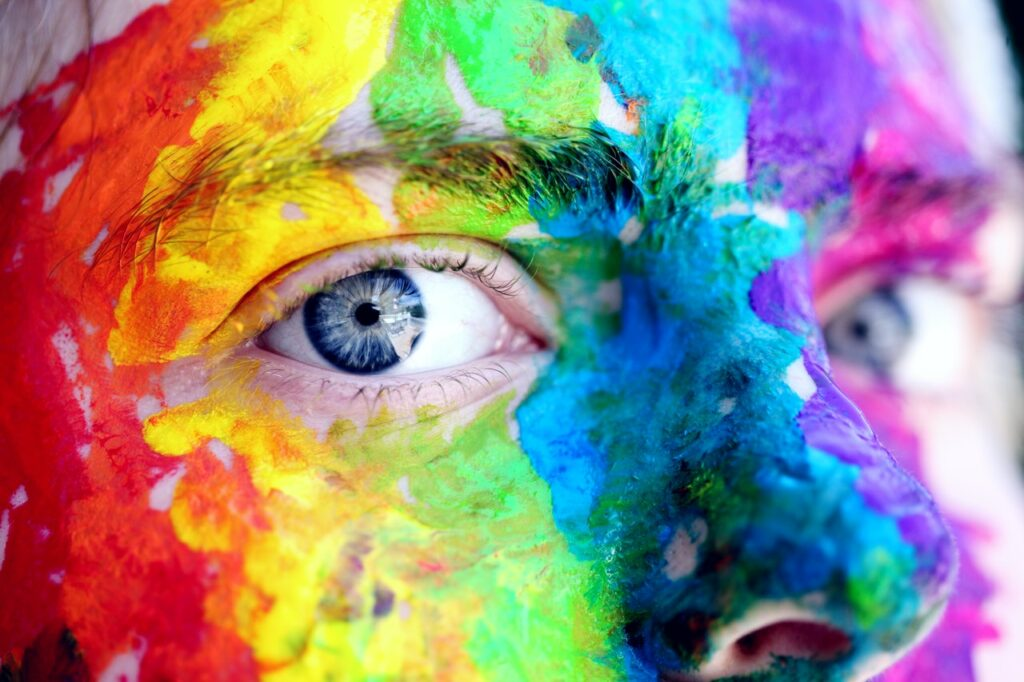
#> input picture Histogram/RGB.jpg, 1024 x 682 px
$ python Histogram.py
#> lines starting #> are read from the running program, lines starting #| are printed output that depends on the picture
import numpy as np
import imageio
import matplotlib.pyplot as plt

def calculate_histogram(image_path):

#> called with image_path = 'RGB.jpg'
    image = imageio.imread(image_path)
#> image is the input picture: shape (682, 1024, 3); mean R, G, B 148.2, 137.3, 127.5

    grayscale_image = np.dot(image[..., :3], [0.2989, 0.5870, 0.1140])
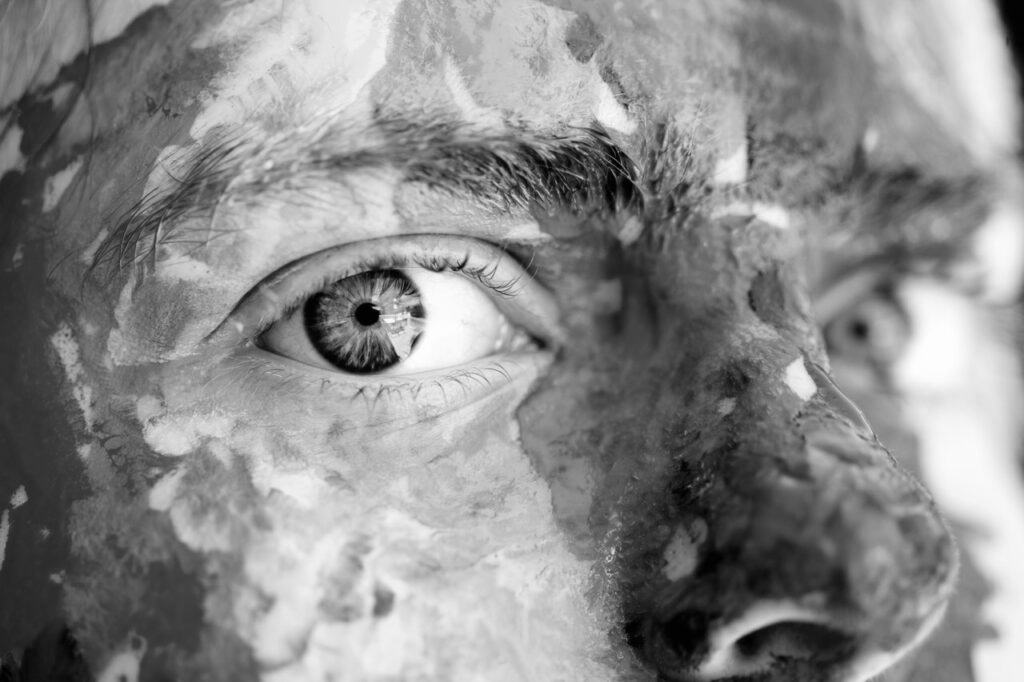
#> grayscale_image: shape (682, 1024) float64; min 0, max 254.7, mean 139.4


    histogram, bin_edges = np.histogram(grayscale_image, bins=256, range=(0, 255))
#> histogram = 256 values, max 4722 at index 198, min 3 at index 0, mean 2728; bin_edges = 257 values from 0 to 255


    plt.figure(figsize=(10, 5))
    plt.bar(bin_edges[:-1], histogram, width=1, color='black')
    plt.title('Histogram of Grayscale Image')
    plt.xlabel('Pixel Intensity')
    plt.ylabel('Number of Pixels')
    plt.xlim(0, 255)
    plt.grid()
    plt.show()
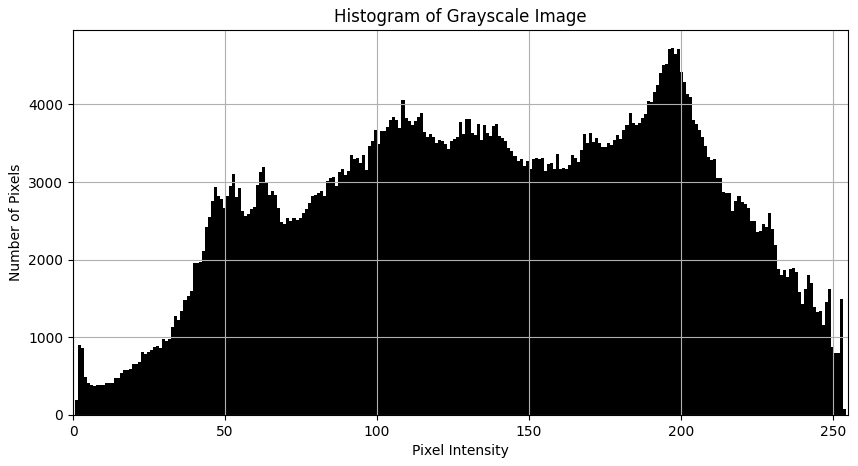
#> figure drawn by matplotlib, 1 panel; tallest bar 4722 high, from x = 196.7 to 197.7


    total_pixels = np.sum(histogram)
#> total_pixels = 698368
    print(f'Total pixels: {total_pixels}')
#| Total pixels: 698368


    dominant_intensity = np.argmax(histogram)
#> dominant_intensity = 198
    dominant_value = histogram[dominant_intensity]
#> dominant_value = 4722

    print(f'Dominant Intensity: {dominant_intensity}, Count: {dominant_value}')
#| Dominant Intensity: 198, Count: 4722


image_path = 'RGB.jpg'
calculate_histogram(image_path)
